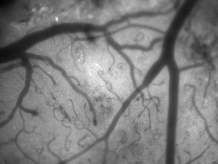
//> input picture coreg/images/REF.tif, 218 x 164 px
$ ./CannyDetector_Demo ../images/REF.tif   (built with g++ and OpenCV 4)
//> lines starting //> are read from the running program, lines starting //| are printed output that depends on the picture
//> further down, src is the input picture: 164 rows x 218 cols, CV_8UC3; min 0, max 255, mean 124.7
/**
 * @file CannyDetector_Demo.cpp
 * @brief Sample code showing how to detect edges using the Canny Detector
 * @author OpenCV team
 */

#include "opencv2/imgproc/imgproc.hpp"
#include "opencv2/imgcodecs.hpp"
#include "opencv2/highgui/highgui.hpp"
#include <stdlib.h>
#include <stdio.h>

using namespace cv;

/// Global variables

Mat src, src_gray;
Mat dst, detected_edges;

int edgeThresh = 1;
int lowThreshold;
int const max_lowThreshold = 100;
int ratio = 3;
int kernel_size = 3;
const char* window_name = "Edge Map";

/**
 * @function CannyThreshold
 * @brief Trackbar callback - Canny thresholds input with a ratio 1:3
 */
static void CannyThreshold(int, void*)
{
    /// Reduce noise with a kernel 3x3
    blur( src_gray, detected_edges, Size(3,3) );

    /// Canny detector
    Canny( detected_edges, detected_edges, lowThreshold, lowThreshold*ratio, kernel_size );
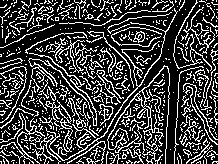
//> detected_edges: 164 rows x 218 cols, CV_8UC1; 25.3% white in thin lines or dots

    /// Using Canny's output as a mask, we display our result
    dst = Scalar::all(0);

    src.copyTo( dst, detected_edges);
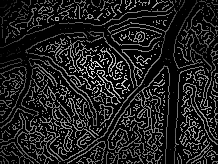
//> dst: 164 rows x 218 cols, CV_8UC3; min 0, max 242, mean 33
    imshow( window_name, dst );
}


/**
 * @function main
 */
int main( int, char** argv )
{
  /// Load an image
  src = imread( argv[1] );

  if( src.empty() )
    { return -1; }

  /// Create a matrix of the same type and size as src (for dst)
  dst.create( src.size(), src.type() );

  /// Convert the image to grayscale
  cvtColor( src, src_gray, COLOR_BGR2GRAY );

  /// Create a window
  namedWindow( window_name, WINDOW_AUTOSIZE );

  /// Create a Trackbar for user to enter threshold
  createTrackbar( "Min Threshold:", window_name, &lowThreshold, max_lowThreshold, CannyThreshold );

  /// Show the image
  CannyThreshold(0, 0);

  /// Wait until user exit program by pressing a key
  waitKey(0);

  return 0;
}
